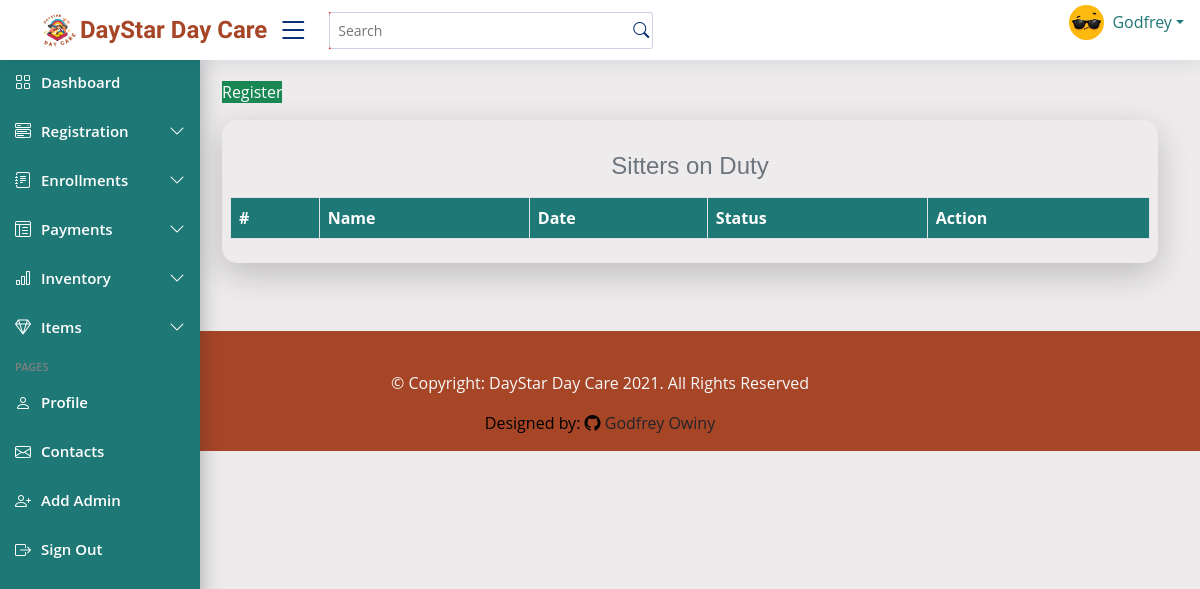
The app's page /allonduty/, older data.
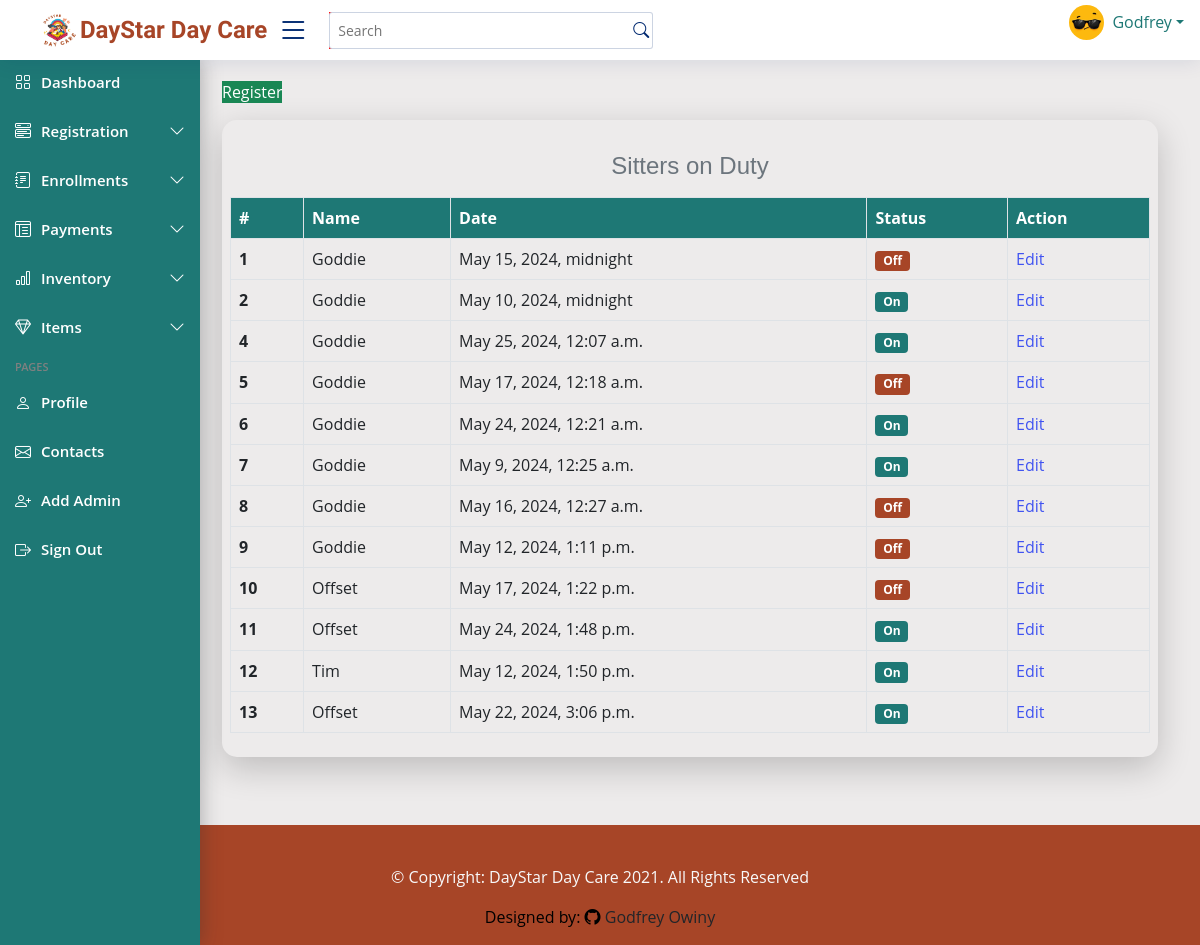
The same page, newer data.
### dayStarApp/models.py (models this page shows, shortened)
class Sitter_on_duty(models.Model):
    STATUS_CHOICES = [
        (True, 'On Duty'),
        (False, 'Off Duty'),
    ]
    sitter_name = models.ForeignKey(Sitter, on_delete=models.CASCADE)
    date = models.DateTimeField(default=datetime.now, blank=False)
    status = models.BooleanField(choices=STATUS_CHOICES, null=True, blank= True)
    created_at = models.DateTimeField(auto_now_add=True, blank=False, null=True)

class Sitter(models.Model):
    name = models.CharField(max_length=100, null=True, blank=False)
    gender = models.CharField(max_length=100)
    location = models.CharField(max_length=100, default="Kabalagala")
    contact = models.CharField(max_length=13, validators=[MinLengthValidator(10)])
    education_Level = models.CharField(max_length=255, blank=False, null=True)
    religion = models.CharField(max_length=100, blank=True)
    next_of_kin = models.CharField(max_length=200, blank=False, default= None)
    recommended_by = models.CharField(max_length=100, null=True, blank=True)
    sitter_number = models.CharField(max_length=10, unique=True, blank=False, default=None)
    NIN = models.CharField(max_length=14, blank=False, null=True)
    def __str__(self):
        return self.name

### dayStarApp/views.py (the view)
# urls.py: path('allonduty/', views.allonduty, name='allonduty'),
def allonduty(request):
    duty = Sitter_on_duty.objects.all()
    context ={
        'duty': duty,
    }
    template = loader.get_template('dayStarApp/allOnduty.html')
    return HttpResponse(template.render(context))

### dayStarApp/templates/dayStarApp/allOnduty.html (shortened to what this page needs)
{% extends 'dayStarApp/base.html' %} {% load crispy_forms_tags %} {% load static %}
{% block content %}
<main class="main" id="main">
  <div class="container">
    <a class="btn-success" href="/onduty">Register</a>
     <div class="col-lg-12 col-md-12 sitter-table mt-3 p-2">
      <table class="table table-bordered table-stripped mt-3">
        <caption class="caption-top text-center"><h4>Sitters on Duty
        </h4></caption>
        <thead>
          <tr>
            <th scope="col">#</th>
            <th scope="col">Name</th>
            <th scope="col">Date</th>
            <th scope="col">Status</th>
            <th scope="col">Action</th>
          </tr>
        </thead>
        <tbody>
          {% for duty in duty %}
            <tr>
              <th scope="row">{{ duty.id }}</th>
              <td>{{ duty.sitter_name }}</td>
              <td>{{ duty.date }}</td>
              <td>
                {% if duty.status == False %}
                    <span class="badge" style="background-color: #a74527;">Off</span>
                {% elif duty.status == True %}
                    <span class="badge" style="background-color: #1e7875;">On</span>
                {% endif %}
            </td>
              <td><a href="{% url 'editOnduty' id=duty.id %}">Edit</a></td>
            </tr>
          {% endfor %}
        </tbody>
      </table>
    </div>
  </div>
</main>
{% endblock content %}

Row changes from the older to the newer data that the page shows:
added Sitter_on_duty: id "1", sitter_name "Goddie", date "May 15, 2024, midnight", status "Off"
added Sitter_on_duty: id "2", sitter_name "Goddie", date "May 10, 2024, midnight", status "On"
added Sitter_on_duty: id "4", sitter_name "Goddie", date "May 25, 2024, 12:07 a.m.", status "On"
added Sitter_on_duty: id "5", sitter_name "Goddie", date "May 17, 2024, 12:18 a.m.", status "Off"
added Sitter_on_duty: id "6", sitter_name "Goddie", date "May 24, 2024, 12:21 a.m.", status "On"
added Sitter_on_duty: id "7", sitter_name "Goddie", date "May 9, 2024, 12:25 a.m.", status "On"
added Sitter_on_duty: id "8", sitter_name "Goddie", date "May 16, 2024, 12:27 a.m.", status "Off"
added Sitter_on_duty: id "9", sitter_name "Goddie", date "May 12, 2024, 1:11 p.m.", status "Off"
added Sitter_on_duty: id "10", sitter_name "Offset", date "May 17, 2024, 1:22 p.m.", status "Off"
added Sitter_on_duty: id "11", sitter_name "Offset", date "May 24, 2024, 1:48 p.m.", status "On"
added Sitter_on_duty: id "12", sitter_name "Tim", date "May 12, 2024, 1:50 p.m.", status "On"
added Sitter_on_duty: id "13", sitter_name "Offset", date "May 22, 2024, 3:06 p.m.", status "On"
